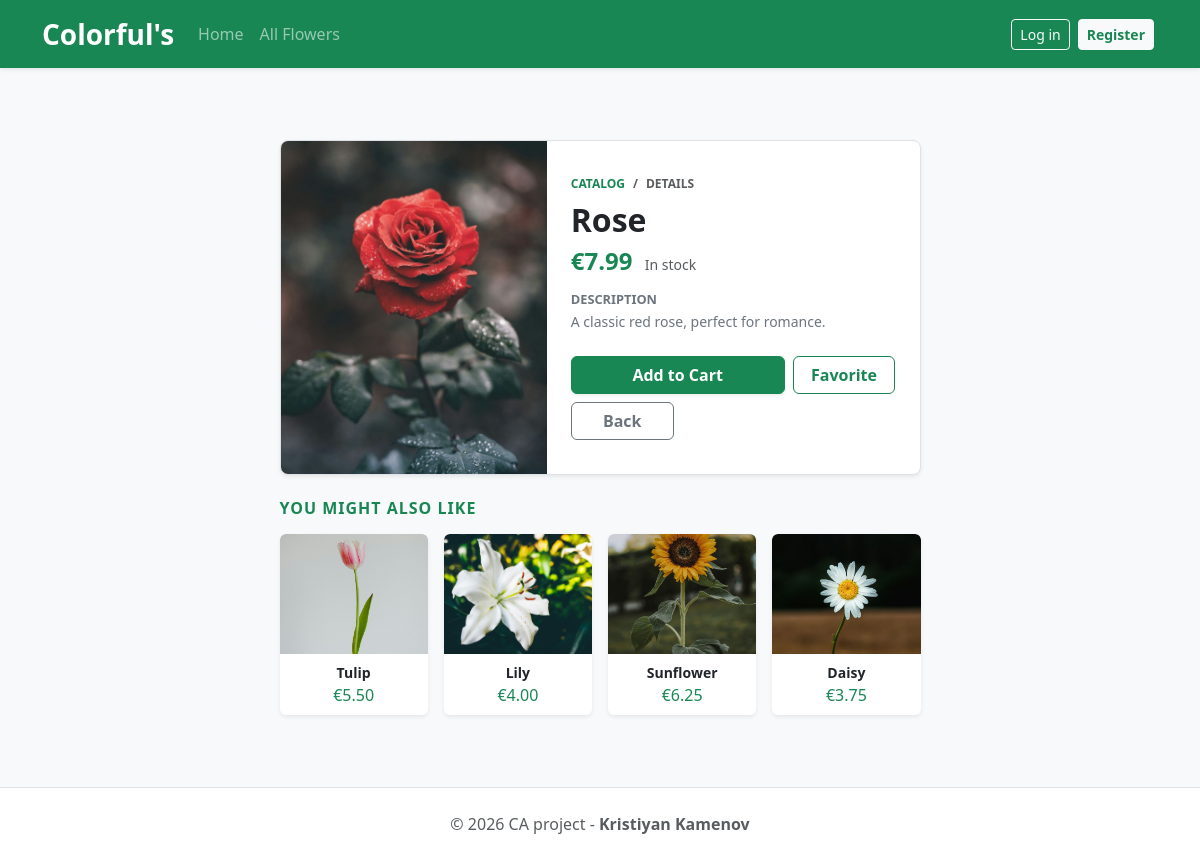
Page /product/1 on the committed database.
### tables this page shows
CREATE TABLE products
(
    product_id INTEGER PRIMARY KEY AUTOINCREMENT, 
    name TEXT NOT NULL,
    price REAL NOT NULL, 
    image_filename TEXT,
    quantity INTEGER NOT NULL DEFAULT 0,
    description TEXT
);

### app.py (the view, shortened to what this page needs)
@app.route("/product/<int:product_id>")
def product(product_id):
    db = get_db()
    product = db.execute("""
        SELECT * FROM products
        WHERE product_id = ?;""",
        (product_id,)).fetchone()
    suggestions = db.execute("""
        SELECT * FROM products
        WHERE product_id != ? ;""",
        (product_id,)).fetchmany(4)
    is_favourite = False
    return render_template(
        "product.html",
        product=product,
        suggestions=suggestions,
        is_favourite=is_favourite,
    )

### app.py (called while the page is built, shortened)
@app.before_request
def load_logged_in_user():
    g.user = session.get("user_id", None)
    g.is_admin = False

### database.py (called while the page is built)
def get_db():
    if "db" not in g:
        g.db = sqlite3.connect(DATABASE,
            detect_types=sqlite3.PARSE_DECLTYPES
        )
        g.db.row_factory = sqlite3.Row
    return g.db

### templates/product.html
{% extends "base.html" %}
{% block main_content %}
<div class="py-4">
    <div class="row justify-content-center">
        <div class="col-lg-7">
            <div class="bg-white shadow-sm rounded-3 overflow-hidden border">
                <div class="row g-0">
                    <div class="col-md-5">
                        <img src="{{ url_for('static', filename=product['image_filename']) }}"
                             alt="{{ product['name'] }}"
                             class="w-100 h-100"
                             style="object-fit: cover; min-height: 320px;">
                    </div>
                    <div class="col-md-7 p-4 d-flex flex-column justify-content-center">
                        <nav aria-label="breadcrumb" class="mb-2">
                            <ol class="breadcrumb x-small text-uppercase fw-bold mb-0" style="font-size: 0.75rem;">
                                <li class="breadcrumb-item"><a href="{{ url_for('products') }}" class="text-success text-decoration-none">Catalog</a></li>
                                <li class="breadcrumb-item active text-muted" aria-current="page">Details</li>
                            </ol>
                        </nav>
                        <h2 class="fw-bold text-dark mb-2">{{ product["name"] }}</h2>
                        <div class="mb-3">
                            <span class="h4 text-success fw-bold">€{{ "%.2f"|format(product["price"]) }}</span>
                            {% if product["quantity"] > 0 %}
                                <span class="text-muted ms-2 small">In stock</span>
                            {% else %}
                                <span class="text-danger ms-2 small fw-bold">Out of stock</span>
                            {% endif %}
                        </div>
                        <div class="mb-4">
                            <h6 class="text-uppercase fw-bold text-secondary mb-1" style="font-size: 0.8rem;">Description</h6>
                            <p class="text-secondary small mb-0">
                                {{ product["description"] }}
                            </p>
                        </div>
                        <div class="row g-2">
                            <div class="col-8">
                                {% if product["quantity"] > 0 %}
                                    <a href="{{ url_for('add_to_cart', product_id=product['product_id']) }}"
                                       class="btn btn-success w-100 fw-bold shadow-sm">
                                        Add to Cart
                                    </a>
                                {% else %}
                                    <button class="btn btn-secondary w-100 fw-bold shadow-sm" disabled>
                                        Out of Stock
                                    </button>
                                {% endif %}
                            </div>
                            <div class="col-4">
                                {% if g.user %}
                                    {% if is_favourite %}
                                        <a href="{{ url_for('remove_favorite', product_id=product['product_id']) }}"
                                           class="btn btn-outline-danger w-100 fw-bold">
                                            Unfavorite
                                        </a>
                                    {% else %}
                                        <a href="{{ url_for('add_to_favorites', product_id=product['product_id']) }}"
                                           class="btn btn-outline-success w-100 fw-bold">
                                            Favorite
                                        </a>
                                    {% endif %}
                                {% else %}
                                    <a href="{{ url_for('auth', next=request.url) }}"
                                       class="btn btn-outline-success w-100 fw-bold">
                                        Favorite
                                    </a>
                                {% endif %}
                            </div>
                            <div class="col-4">
                                <a href="{{ url_for('products') }}" class="btn btn-outline-secondary w-100 fw-bold">
                                    Back
                                </a>
                            </div>
                        </div>
                    </div>
                </div>
            </div>
            <div class="mt-4">
                <h6 class="text-success fw-bold text-uppercase mb-3" style="letter-spacing: 1px;">You might also like</h6>
                <div class="row g-3">
                    {% for suggestion in suggestions %}
                    <div class="col-6 col-md-3">
                        <a href="{{ url_for('product', product_id=suggestion['product_id']) }}" class="text-decoration-none">
                            <div class="card h-100 border-0 shadow-sm overflow-hidden bg-white">
                                <img src="{{ url_for('static', filename=suggestion['image_filename']) }}"
                                     class="card-img-top"
                                     alt="{{ suggestion['name'] }}"
                                     style="height: 120px; object-fit: cover;">
                                <div class="p-2 text-center">
                                    <p class="small fw-bold text-dark mb-0 text-truncate">{{ suggestion['name'] }}</p>
                                    <p class="x-small text-success mb-0">€{{ "%.2f"|format(suggestion['price']) }}</p>
                                </div>
                            </div>
                        </a>
                    </div>
                    {% endfor %}
                </div>
            </div>
        </div>
    </div>
</div>
{% endblock %}

### rows in the picture
products: image_filename (picture), name "Rose", price "7.99", description "A classic red rose, perfect for romance."
products: image_filename (picture), name "Tulip", price "5.50"
products: image_filename (picture), name "Lily", price "4.00"
products: image_filename (picture), name "Sunflower", price "6.25"
products: image_filename (picture), name "Daisy", price "3.75"
